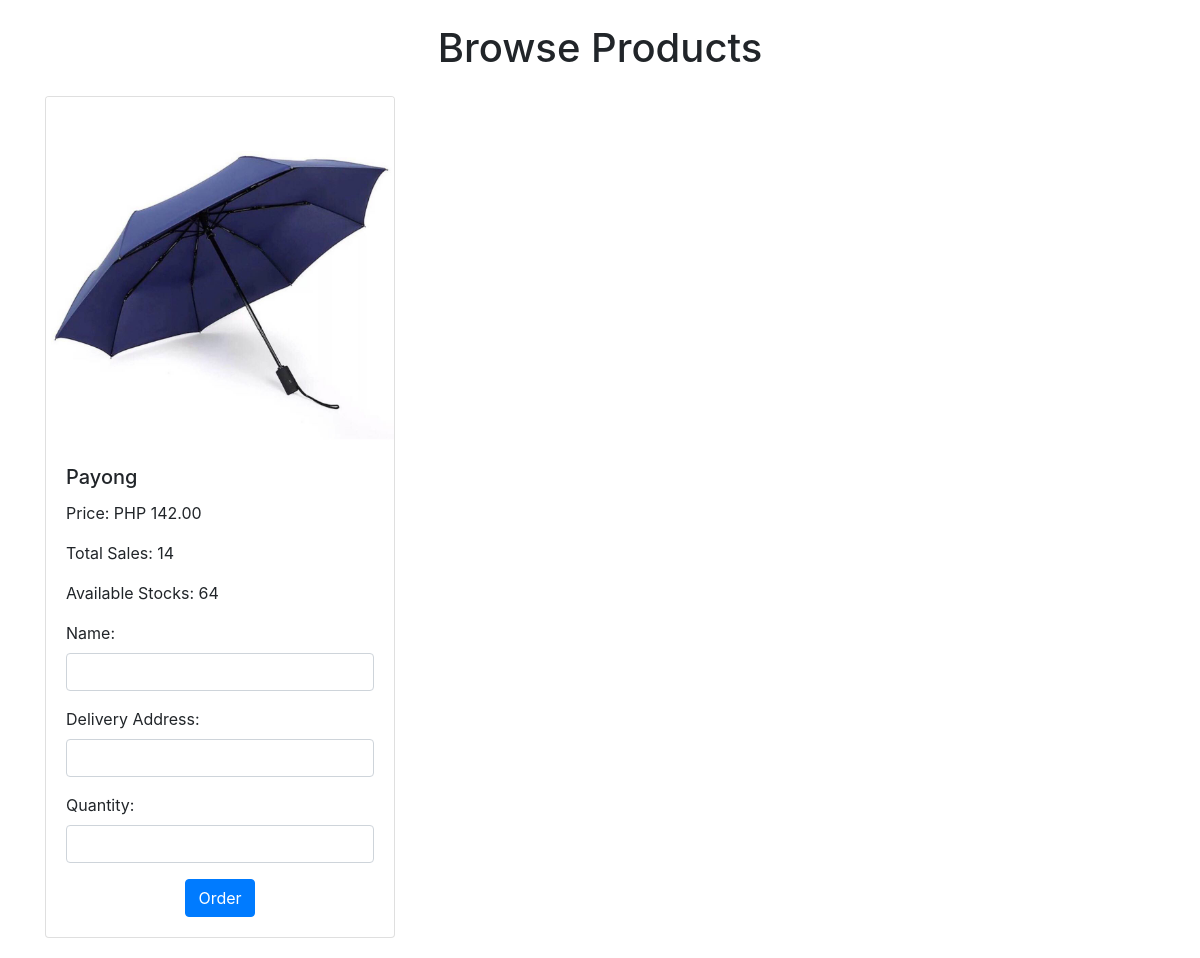
The app's page /browse_products.php (signed in) with its own data.
### tables this page shows
CREATE TABLE `products` (
  `productId` int(11) NOT NULL,
  `sellerId` int(11) NOT NULL,
  `product_name` varchar(255) NOT NULL,
  `product_price` int(11) NOT NULL,
  `product_sale` int(11) NOT NULL,
  `product_stock` int(11) NOT NULL,
  `product_image` blob NOT NULL
);

### browse_products.php (the view, shortened to what this page needs)
<!DOCTYPE html>
<html lang="en">
<head>
    <link rel="stylesheet" href="https://maxcdn.bootstrapcdn.com/bootstrap/4.5.2/css/bootstrap.min.css">
</head>
<body>
    <div class="container">
        <h1 class="text-center my-4">Browse Products</h1>
        <div class="row">
            <?php
            include 'db_connect.php';
            $sql = "SELECT * FROM products";
            $result = $conn->query($sql);
            if ($result->num_rows > 0) {
                while ($row = $result->fetch_assoc()) {
                    echo '<div class="col-md-4 product-card">';
                    echo '<div class="card">';
                    echo '<img src="' . htmlspecialchars($row['product_image']) . '" class="card-img-top product-image" alt="' . htmlspecialchars($row['product_name']) . '">';
                    echo '<div class="card-body">';
                    echo '<h5 class="card-title">' . htmlspecialchars($row['product_name']) . '</h5>';
                    echo '<p class="card-text">Price: PHP ' . number_format($row['product_price'], 2) . '</p>';
                    echo '<p class="card-text">Total Sales: ' . number_format($row['product_sale']) . '</p>';
                    echo '<p class="card-text">Available Stocks: ' . number_format($row['product_stock']) . '</p>';
                    echo '<form action="order_product.php" method="POST" class="mt-auto">';
                    echo '<div class="form-group">';
                    echo '<label for="buyerName">Name:</label>';
                    echo '<input type="text" class="form-control" name="buyerName" required>';
                    echo '</div>';
                    echo '<div class="form-group">';
                    echo '<label for="deliveryAddress">Delivery Address:</label>';
                    echo '<input type="text" class="form-control" name="deliveryAddress" required>';
                    echo '</div>';
                    echo '<div class="form-group">';
                    echo '<label for="quantity">Quantity:</label>';
                    echo '<input type="number" class="form-control" name="quantity" min="1" max="' . $row['product_stock'] . '" required>';
                    echo '</div>';
                    echo '<div class="text-center">';
                    echo '<button type="submit" class="btn btn-primary">Order</button>';
                    echo '</div>';
                    echo '</form>';
                    echo '</div>';
                    echo '</div>';
                    echo '</div>';
                }
            } else {
                echo '<p class="text-center">No products available.</p>';
            }
            ?>
        </div>
    </div>
</body>
</html>

### browse_products.php (style rules this page uses)
.product-card { margin-bottom: 20px; }
.product-image { max-width: 100%; height: auto; }

### records on screen
products: product_image (picture), product_name "Payong", product_price "142.00", product_sale "14", product_stock "64"
